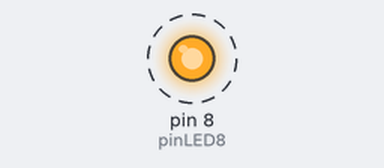
Bench run of a sketch on a simulated Arduino Uno, built with avr-gcc and run on an emulated ATmega328P. Parts: output pins drawn as LEDs (lit = HIGH). Dashed ring = blinking.

Above: at 0.5 s.
Timing chart, 0 to 4.6 s (numbered marks = the images above):
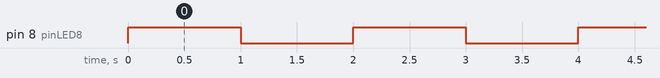

The sketch:

12b.ino
```cpp
int pinLED8 = 8;
int pinLED2 = 2;

void setup() {
    pinMode(pinLED8, OUTPUT);
    pinMode(pinLED8, OUTPUT);
}

void loop() {
    digitalWrite(pinLED8, HIGH);
    digitalWrite(pinLED2, LOW);
    delay(1000);
    digitalWrite(pinLED2, HIGH);
    digitalWrite(pinLED8, LOW);
    delay(1000);
}
```

Measured:
- by itself, pin 8 (pinLED8): alternates HIGH for 1.0 s and LOW for 1.0 s
